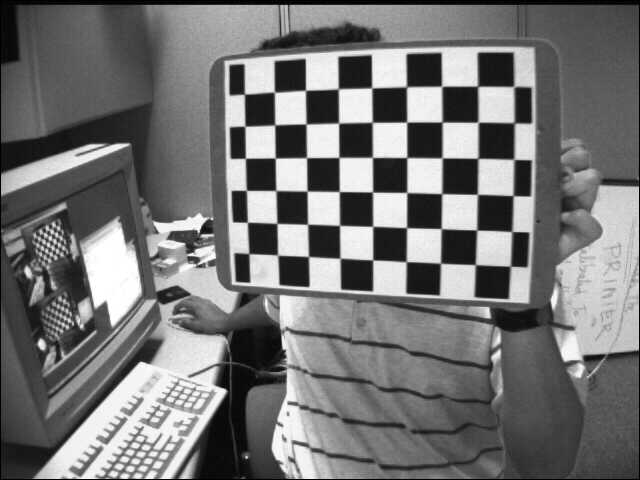
#> input picture TP6_calibration/Chessboards/left01.jpg, 640 x 480 px; its folder holds only this picture in this run
$ jupyter execute --allow-errors TP2_calibration.ipynb
#> lines starting #> are read from the running program, lines starting #| are printed output that depends on the picture; after the words box and inside, x2 and y2 are one past the last pixel; in counts of white or black regions, pixels touching at a corner belong together
# TO delete

[cell 1]
import os

from google.colab import drive
drive.mount('/content/drive')

os.chdir('/content/drive/MyDrive/Telecom/IMA208/TP6 - calibration-20240325')
current_directory = os.getcwd()
print(current_directory)

[cell 2]
import numpy as np
import cv2 as cv
import glob
import matplotlib.pyplot as plt

The objective of this practical work is to implement the simple camera calibration method we saw in class. To do that, you will need a several pictures of a calibration pattern, which is chosen here to be a chessboard.

In the last part, you will furthermore compare you results with the ones of openCV calibration function.

# Part I: load data

First, you have to load several calibration images, which is done in the following cell. The images are provided with this notebook.

**Question:** how many images do you need to calibrate the camera?

**Answer:**

We need at least 3 images

**Fill** the gaps in the following cell to enter the world coordinates of the corners in the chessboard.

**Explain** why do you have to remove one of the world frame coordinate?

**Answer:**

We need to remove one coordinate (usually the Z axis) in order to obtain a Homography as a transformation between the real world homogenous coordinates and the 2d image homongenous coordinates

[cell 3]
# First, you have to set the world coordinates of the corners in the chessboard, which we will call objpoints. We will consider that the cells of the chessboard have a length side of 1.
# Please note that you only have to take the inner corner of the chessbord, which correspond to full squares. Therefore, we will consider that there 7 row corners and 6 column corners.

objp = np.zeros((6*7,3), np.float32)
objp[:,:2] =  np.mgrid[0:7,0:6].T.reshape(-1,2)
#np.array([[[i,j]for j in range(6)] for i in range(7)]).reshape((6*7,2))   # 3D coordinates in real world space. A np.array, each column corresponding to the 3D Euclidiean coordinates - the last coordinate is always chosen to be 0)
objpoints = objp[:,:2] # Remove a useless dimension in the world coordinates. Explain : This allows us to have a homography as the mapping transformation

Now, **fill** the code below by entering the path of the folder in which you saved the image.

**Question:** What is the code below doing?

[cell 4]
criteria = (cv.TERM_CRITERIA_EPS + cv.TERM_CRITERIA_MAX_ITER, 30, 0.001)
imgpoints = [] # 2D points in image plane. List (length = nb of images) of np.array, each of size = 2 (corresponding to the 2D Euclidiean coordinates - the coordinates might not be integers)
images = glob.glob('Chessboards/*.jpg') # To be filled.
for fname in images:
    img = cv.imread(fname)
#> img is the input picture: shape (480, 640, 3); min 0, max 255, mean 116.6
    gray = cv.cvtColor(img, cv.COLOR_BGR2GRAY)
    # Find the chess board corners
    ret, corners = cv.findChessboardCorners(gray, (7,6), None)
#> ret = True; corners = 42 rows, first 8: [475.4, 264.8], [440.5, 263.2], [405.9, 261.5], [372.9, 259.9], [340.6, 258.5], [308.7, 256.4], [277.6, 255.1], [476.7, 230.1]
    # If found, add object points, image points (after refining them)
    if ret == True:
        corners2 = cv.cornerSubPix(gray,corners, (11,11), (-1,-1), criteria)
#> corners2 = 42 rows, first 8: [475.3, 264.6], [440.5, 263.2], [406.2, 261.7], [372.7, 259.9], [340, 258.2], [308.5, 256.5], [277.6, 255.1], [476.7, 230]
        imgpoints.append(np.squeeze(corners2))

        # Draw and display the corners
        cv.drawChessboardCorners(img, (7,6), corners2, ret)
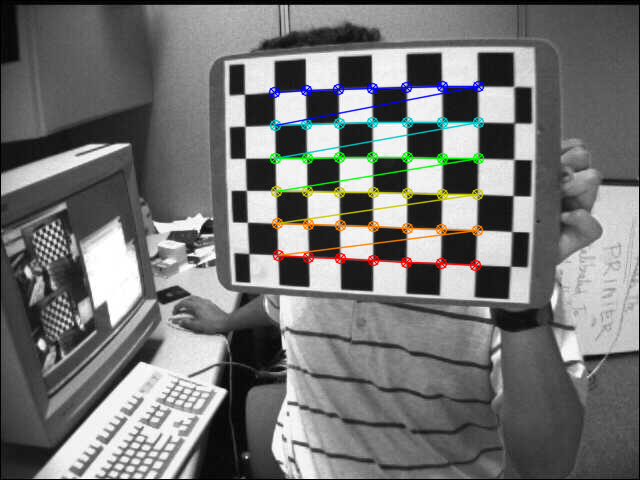
#> img: shape (480, 640, 3); 3.22% of pixels changed, all inside (x1, y1, x2, y2) = (268, 80, 485, 272)
        plt.imshow(img)
        plt.show()
        print('found border !')

# Part II: camera calibration

The objective of this part is to perform the camera calibration using the algorithm we saw in class.

**Question:** Recall what camera calibration is. What parameters are we looking for?

**Answer:**

Camera calibration consists in finding the internsec parameters of the camera namely the camera calibration matrix K. We are specificallyy looking for $f_x,f_y,p_x,p_y$ and $s$

**Question:** Recall the main principles of the calibration algorithm we saw in class. What are the main steps that need to be implemented?

**Answer:**

First, we need to optain at least images of a regular structure which is typically chess board. 3 of these images has to be from different angles. Then for each image, we will compute the homography transformation matrix that mappes the 2 image obtained by the camera and the 3d world reduced world space(by removing the z axis). In order to do this, we can use the procedure that we studied in the last session : use RANSAC with DLT algorithm. Once we have obtained all the homographies, we then compute a vector $V$ and resolve the equation $Vb = 0$ and finally we get the camera calibration matrix K by conducting a Cholesky decompostion

To compute the calibration matrix, we first be able to compute some homographies between images. As you have already done so in the previous practical work, some code is provided below.

**Question:** What is the name of the homography estimation algorithm implemented below?

**Answer**

The name of the homography estimation algorithm implemented below is DLT (Direcet Linear Transformation

[cell 5]
# Homography computation. See the previous pratical work for more details.
def svd_solve(A):
    """Solve a homogeneous least squares problem with the SVD
       method.

    Args:
       A: Matrix of constraints.
    Returns:
       The solution to the system.
    """
    U, S, V_t = np.linalg.svd(A)
    idx = np.argmin(S)

    least_squares_solution = V_t[idx]

    return least_squares_solution

def to_homogeneous(A):
    """Convert a stack of inhomogeneous vectors to a homogeneous
       representation.
    """
    A = np.atleast_2d(A)

    N = A.shape[0]
    A_hom = np.hstack((A, np.ones((N,1))))

    return A_hom

def calculate_normalization_matrix(data):
    """Calculates zero-centered, sqrt(2) distance transformed
       matrix transform for data.

       Args:
          data: Nx2 stack of data points
        Returns:
          The normalization matrix
    """
    if data.ndim != 2 or data.shape[-1] != 2:
        raise ValueError('Dataset must be a collection of 2D points')

    x, y = data[:, 0], data[:, 1]

    N = data.shape[0]

    x_mean, y_mean = x.mean(), y.mean()
    x_var, y_var = x.var(), y.var()

    # Form rescaling matrix so that data points will lie
    # sqrt(2) from the origin on average.
    s_x, s_y = np.sqrt(2. / x_var), np.sqrt(2. / y_var)

    norm_matrix = np.array([[s_x,  0., -s_x * x_mean],
                            [ 0., s_y, -s_y * y_mean],
                            [ 0.,  0.,            1.]])

    return norm_matrix

def calculate_homography(model, data):
    """Perform linear least squares to calculate homography between planar
       model and sensor data
    """
    N = model.shape[0]

    # Normalize data
    norm_matrix_model = calculate_normalization_matrix(model)
    norm_matrix_data  = calculate_normalization_matrix(data)

    model = to_homogeneous(model)
    data =  to_homogeneous(data)

    model_norm = np.dot(model, norm_matrix_model.T)
    data_norm = np.dot(data, norm_matrix_data.T)

    X, Y, x, y = model_norm[:,0], model_norm[:,1], data_norm[:,0], data_norm[:,1]

    # Mount homogeneous constraint matrix (See Burger pg. 11-13 for a derivation)
    A = np.zeros((N * 2, 9))

    x_component = np.zeros((N, 9))
    x_component[:, 0] = -X
    x_component[:, 1] = -Y
    x_component[:, 2] = -1.
    x_component[:, 6] =  x * X
    x_component[:, 7] =  x * Y
    x_component[:, 8] =  x

    y_component = np.zeros((N, 9))
    y_component[:, 3] = -X
    y_component[:, 4] = -Y
    y_component[:, 5] = -1.
    y_component[:, 6] =  y * X
    y_component[:, 7] =  y * Y
    y_component[:, 8] =  y

    # Note that all x-constraints precede all y-constraints for convenience of
    # representation.
    A[:N] = x_component
    A[N:] = y_component

    # Solve homogeneous system
    h_norm = svd_solve(A)

    # Reconstitute normalized homography
    H_norm = h_norm.reshape((3,3))

    # Denormalize
    H = np.dot(np.dot(np.linalg.pinv(norm_matrix_data), H_norm), norm_matrix_model)

    return H

In the following cell, compute the homographies for all the calibrations images in which you have extracted the corner coordinates.

**Question:** what is the format of the homographies variable? Explain.

**Answer:**

[cell 6]
# Finds the homography for each image
homographies = []
for iData in range(len(imgpoints)):
    H =  calculate_homography(objpoints, imgpoints[iData])
    homographies.append(H)
#> this loop made 1 pass
#> norm_matrix_model in calculate_homography on pass 1: [[0.707, 0, -2.12], [0, 0.828, -2.07], [0, 0, 1]]
#> pass 1, in svd_solve, `U, S, V_t = np.linalg.svd(A)`:
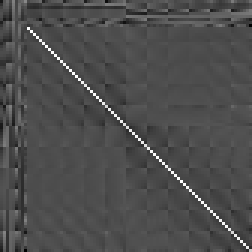
#> U: shape (84, 84) float64 (shown 3 times larger); min -0.423, max 0.963, mean -0.00128; drawn with min black and max white
#> after the loop, homographies = [[[16.25, 1.2, -266.8], [-1.28, 20.35, -148.2], [-0.0084, 0.00297, -0.56]]]
#> (the rest of the program and of its run is left out)
